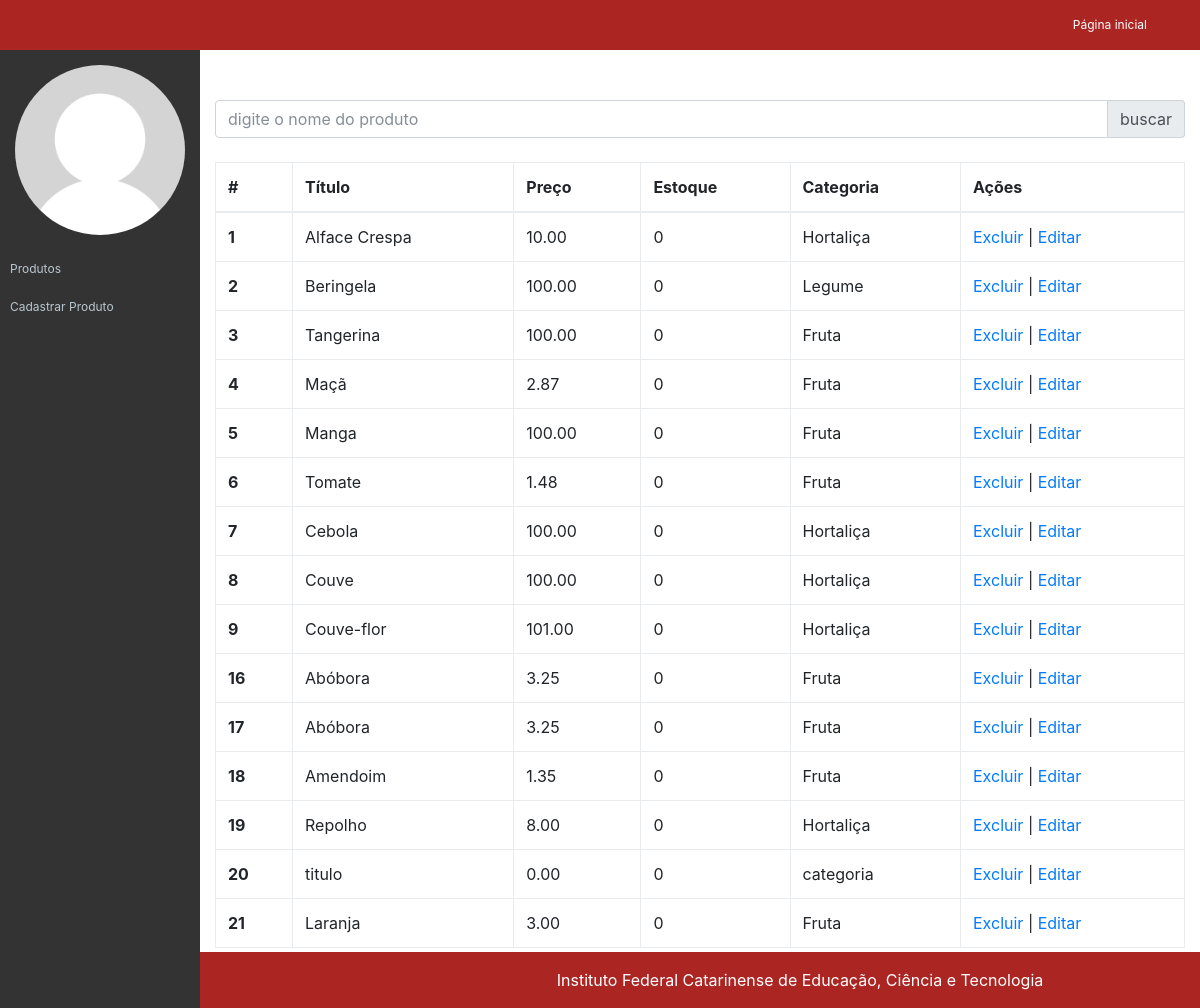
The app's page /app/views/admin/produtos.php with its own data.
### tables this page shows
CREATE TABLE `tb_produtos` (
  `id` int(11) NOT NULL,
  `nome` varchar(32) NOT NULL,
  `categoria` varchar(32) NOT NULL,
  `preco` decimal(10,2) NOT NULL,
  `qtd` int(11) NOT NULL
);

### app/models/Conexao.php (called while the page is built, shortened)
<?php
class Conexao {
    public static $conexao = null;
    public static function getConexao(){
        try{
            if(self::$conexao == null){
                self::$conexao = new PDO("mysql:host=".self::HOST.";dbname=".self::NOMEBANCO, self::USUARIO, self::SENHA);
                self::$conexao->setAttribute(PDO::ATTR_ERRMODE, PDO::ERRMODE_EXCEPTION);
            }
            return self::$conexao;
        }catch(PDOException $e){
            die("Falhou a conexao ou ocorreu um erro banco: " . $e->getMessage());
        }
        return $conexao;
    }
}

### app/models/CrudProdutos.php (called while the page is built, shortened)
<?php
require_once "Conexao.php";
class CrudProdutos {
    private $conexao;
    public function __construct() {
        $this->conexao = Conexao::getConexao();
    }
    public function getProdutos(){
        $consulta = $this->conexao->query("SELECT * FROM tb_produtos");
        return $consulta->fetchAll(PDO::FETCH_ASSOC);
    }
}

### app/views/admin/produtos.php (the view)
<?php
    require_once __DIR__."/../../models/CrudProdutos.php";
    $crud = new CrudProdutos();
    if (!isset($listaProdutos)) {
        $listaProdutos = $crud->getProdutos();
    }
    require_once "cabecalho.php";
?>
<div class="row">
    <div class="col-md-12">
        <form action="produtos.php?produto=buscar" method="post">
            <div class="input-group">
                <input name="nome" type="text" class="form-control" placeholder="digite o nome do produto" aria-describedby="basic-addon2">
                <button class="input-group-addon" id="basic-addon2">buscar</button>
            </div>
        </form>
    </div>
</div>
<br>
<table class="table table-bordered">
    <thead>
    <tr>
        <th>#</th>
        <th>Título</th>
        <th>Preço</th>
        <th>Estoque</th>
        <th>Categoria</th>
        <th>Ações</th>
    </tr>
    </thead>
    <tbody>
    <?php foreach ($listaProdutos as $produto): ?>
    <tr>
        <th scope="row"><?= $produto['id'] ?></th>
        <td><?= $produto['nome'] ?></td>
        <td><?= $produto['preco'] ?></td>
        <td><?= $produto['qtd'] ?></td>
        <td><?= $produto['categoria'] ?></td>
        <td><a href="../../controllers/controladorProduto.php?produto=excluir&id=<?= $produto['id'] ?>">Excluir</a> | <a
                    href="../../controllers/controladorProduto.php?produto=editar&id=<?= $produto['id'] ?>">Editar</a></td>
    </tr>
   <?php endforeach; ?>
    </tbody>
</table>
<?php
require_once "rodape.php";
?>

### app/views/admin/cabecalho.php (shortened to what this page needs)
<!DOCTYPE html>
<html lang="en">
<head>
    <link href="../../../assets/vendor/bootstrap/css/bootstrap.min.css" rel="stylesheet">
    <link href="../../../assets/css/ifc-style.css" rel="stylesheet">
</head>
<body>
<nav class="navbar navbar-expand-lg navbar-dark bg-dark fixed-top">
    <div class="container">
        <div class="collapse navbar-collapse" id="navbarResponsive">
            <ul class="navbar-nav ml-auto">
                <li class="nav-item active">
                    <a class="nav-link" href="../../../index.php">Página inicial</a>
                </li>
            </ul>
        </div>
    </div>
</nav>
<div class="container-fluid">
    <div class="row">
        <div class="col-md-2 px-0 admin-menu" style="position: fixed; top: 50px; bottom: 0; ">
            <img src="../../../assets/imagens/avatar.gif" alt="" class="img-fluid rounded-circle" style="padding: 15px;">
            <ul>
                <li><a href="produtos.php">Produtos</a></li>
                <li><a href="cadastro-produto.php">Cadastrar Produto</a></li>
            </ul>
        </div>
        <div class="col-md-10 offset-md-2" style="margin-top: 45px; margin-bottom: 20px;">

### app/views/admin/rodape.php (shortened to what this page needs)
<br />
<div class="row footer">
    <footer class="py-3 bg-dark col-md-12">
        <p class="m-0 text-center text-white">Instituto Federal Catarinense de Educação, Ciência e Tecnologia</p>
    </footer>
</div>
</div>
</body>
</html>

### assets/css/ifc-style.css (style rules this page uses)
body { padding-top: 55px; }
@media (min-width: 992px) { body { padding-top: 55px; } }
.bg-dark { background-color: #AB2523 !important; }
.footer { position: fixed; width: 100%; bottom: 0; }
.admin-menu { background: #333; }
ul { margin: 0; padding: 0; }
ul li { padding: 0 ; list-style: none; }
ul li a { display: block; padding: 10px 10px; color: #b8c7ce; font-size: 12px; }

### records on screen
tb_produtos: id "1", nome "Alface Crespa", preco "10.00", qtd "0", categoria "Hortaliça"
tb_produtos: id "2", nome "Beringela", preco "100.00", qtd "0", categoria "Legume"
tb_produtos: id "3", nome "Tangerina", preco "100.00", qtd "0", categoria "Fruta"
tb_produtos: id "4", nome "Maçã", preco "2.87", qtd "0", categoria "Fruta"
tb_produtos: id "5", nome "Manga", preco "100.00", qtd "0", categoria "Fruta"
tb_produtos: id "6", nome "Tomate", preco "1.48", qtd "0", categoria "Fruta"
tb_produtos: id "7", nome "Cebola", preco "100.00", qtd "0", categoria "Hortaliça"
tb_produtos: id "8", nome "Couve", preco "100.00", qtd "0", categoria "Hortaliça"
tb_produtos: id "9", nome "Couve-flor", preco "101.00", qtd "0", categoria "Hortaliça"
tb_produtos: id "16", nome "Abóbora", preco "3.25", qtd "0", categoria "Fruta"
tb_produtos: id "17", nome "Abóbora", preco "3.25", qtd "0", categoria "Fruta"
tb_produtos: id "18", nome "Amendoim", preco "1.35", qtd "0", categoria "Fruta"
tb_produtos: id "19", nome "Repolho", preco "8.00", qtd "0", categoria "Hortaliça"
tb_produtos: id "20", nome "titulo", preco "0.00", qtd "0", categoria "categoria"
tb_produtos: id "21", nome "Laranja", preco "3.00", qtd "0", categoria "Fruta"
